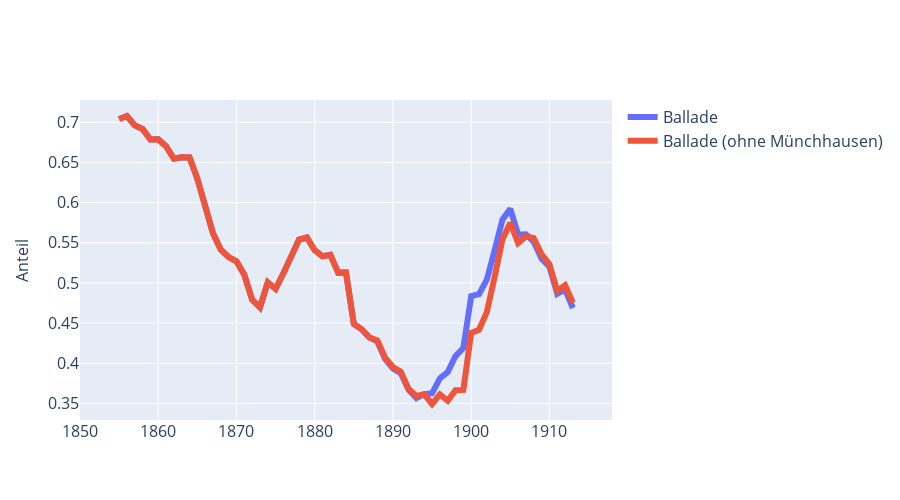

Notebook source saved alongside this figure:
### Markdown cell above
# Balladenhäufigkeit ohne Münchhausen

### Code cell
meta_plot = ts[['ballade_share_smoothed', 'ballade_nomuench_share_smoothed']]
meta_plot.columns = ['Ballade', 'Ballade (ohne Münchhausen)']

fig = create_ts_plot(
    data = meta_plot, 
    columns = meta_plot.columns, 
    y_axis_title = 'Anteil'
)
fig.show()
